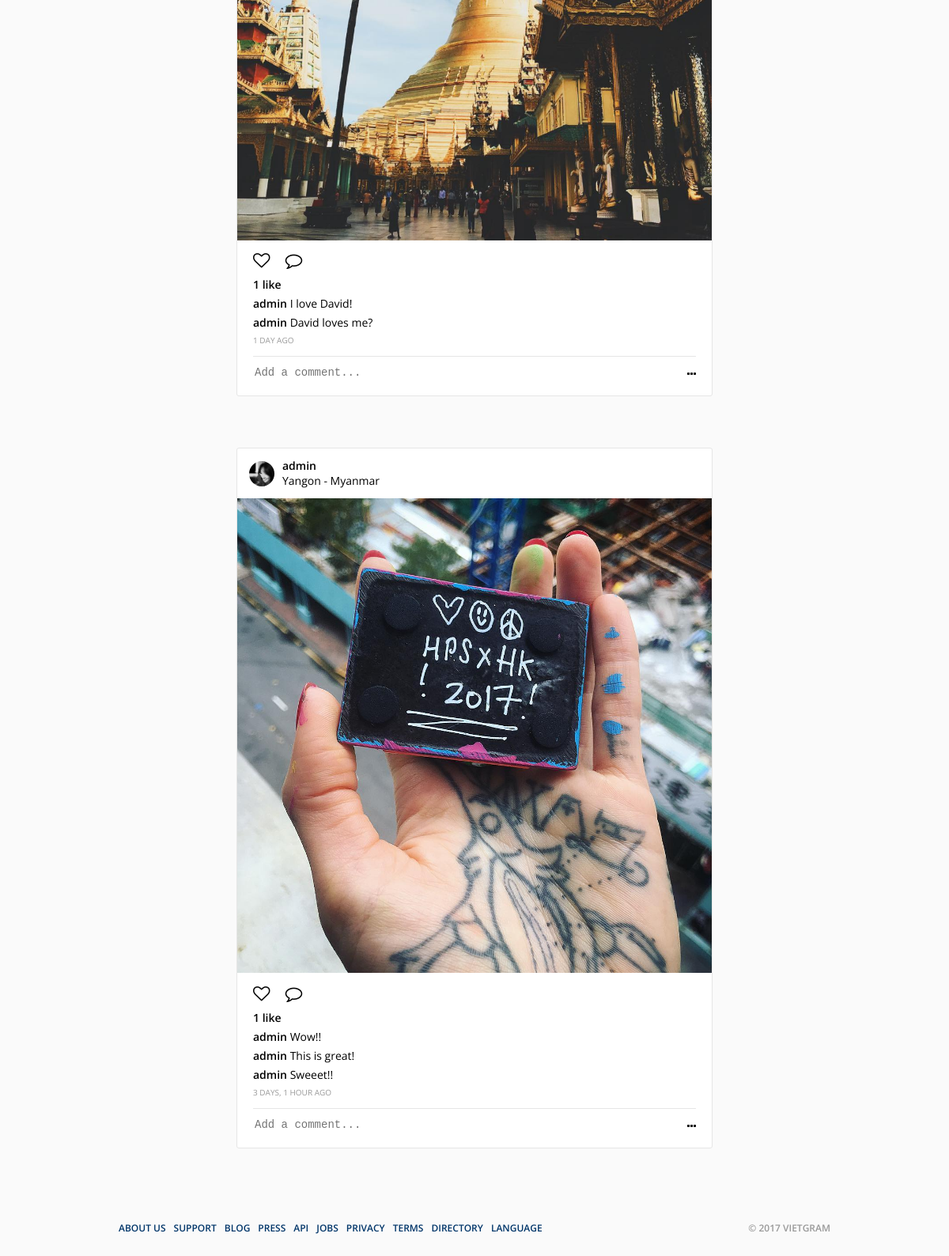
The page / (signed in, lower part) on the database as committed earlier.
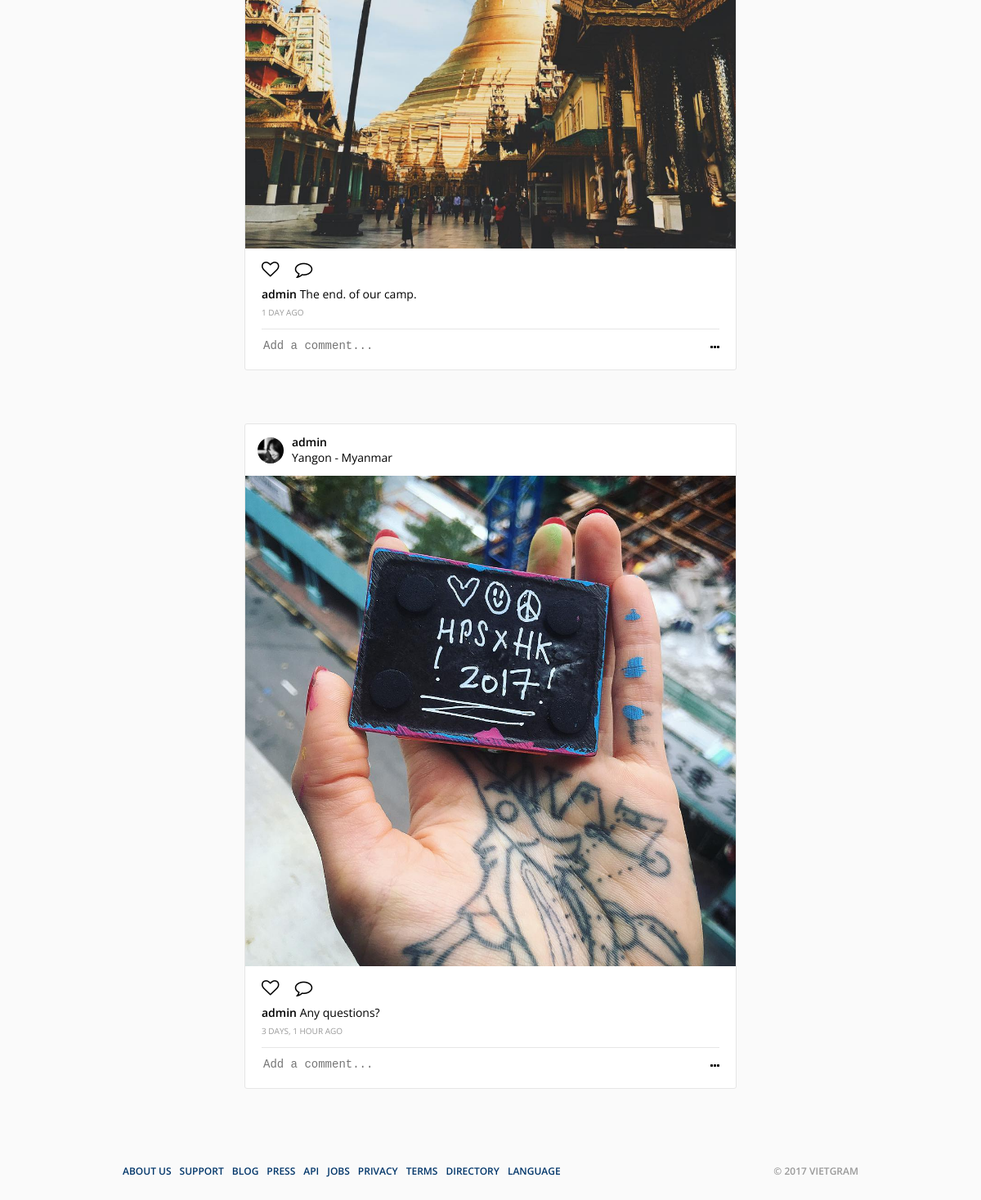
The same page on the database as committed later.
### images/models.py (models this page shows, shortened)
class Image(models.Model):
    author = models.ForeignKey(user_models.User, related_name='images')
    description = models.TextField()
    file = models.ImageField()
    date = models.DateTimeField(auto_now_add=True)
    location = models.CharField(max_length=100)
    class Meta:
        ordering = ["-date", ]

class Comment(models.Model):
    comment = models.TextField()
    user = models.ForeignKey(user_models.User)
    image = models.ForeignKey(Image,  related_name='comments')
    date = models.DateTimeField(auto_now_add=True)

### users/models.py (models this page shows)
class User(AbstractUser):
    GENDER_CHOICES = (
        ('male', 'Male'),
        ('female', 'Female'),
        ('not-specified', 'Not specified')
    )
    profile_photo = models.ImageField(null=True, blank=True)
    website = models.URLField(null=True, blank=True)
    bio = models.TextField(null=True, blank=True)
    phone_number = models.IntegerField(null=True, blank=True)
    gender = models.CharField(
        max_length=100, choices=GENDER_CHOICES, default='male')

### users/views.py (the view)
def index(request):
    if request.user.is_authenticated:
        images = image_models.Image.objects.all()
        context = {
            'images': images
        }
        return render(request, 'feed.html', context)
    else:
        response = HttpResponseRedirect(reverse('login'))
    return response

### templates/feed.html
{% extends 'base.html' %}{% load humanize %}{%block title%}Feed{%endblock title%} {% block content%}
<main id="feed">
    {% for image in images %}
    <div class="photo">
        <header class="photo__header">
            <img src="{{image.author.profile_photo.url}}" class="photo__avatar " />
            <div class="photo__user-info ">
                <span class="photo__author ">{{image.author.username}}</span>
                <span class="photo__location ">{{image.location}}</span>
            </div>
        </header>
        <img src="{{image.file.url}}" />
        <div class="photo__info ">
            <div class="photo__actions">
                <span class="photo__action">
                        <i data-id="{{image.id}}" class="fa fa-lg feedHeart fa-heart-o"></i>
                    </span>
                <span class="photo__action">
                        <i class="fa fa-comment-o fa-lg"></i>
                    </span>
            </div>
            {% if image.likes.all.count > 0 %}
            <span class="photo__likes ">{{image.likes.all.count}} like{{image.likes.all.count|pluralize}}</span> {% endif%}
            <ul class="photo__comments">
                {% for comment in image.comments.all %}
                <li class="photo__comment">
                    <span class="photo__comment-author ">{{comment.user.username}}</span> {{comment.comment}}
                </li>
                {% endfor %}
            </ul>
            <span class="photo__time-ago ">{{image.date|naturaltime}}</span>
            <div class="photo__add-comment-container">
                <textarea data-id="{{image.id}}" name="comment" class="comment-input" placeholder="Add a comment... "></textarea>
                <i class="fa fa-ellipsis-h "></i>
            </div>
        </div>
    </div>
    {% endfor %}
</main>
{% endblock content%}

### templates/base.html (shortened to what this page needs)
{% load static %}
<!DOCTYPE html>
<html lang="en">
<head>
    <link rel="stylesheet" href="https://maxcdn.bootstrapcdn.com/font-awesome/4.7.0/css/font-awesome.min.css">
    <link rel="stylesheet" href="{% static 'css/styles.css'%}">
</head>
<body>
    {% include "partials/nav.html"%} {%block content%}{%endblock content%} {% include "partials/footer.html" %}
</body>
</html>

### templates/partials/nav.html (shortened to what this page needs)
{% load static %}

### templates/partials/footer.html
<footer class="footer">
    <div class="footer__column">
        <nav class="footer__nav">
            <ul class="footer__list">
                <li class="footer__list-item"><a href="#" class="footer__link">About Us</a></li>
                <li class="footer__list-item"><a href="#" class="footer__link">Support</a></li>
                <li class="footer__list-item"><a href="#" class="footer__link">Blog</a></li>
                <li class="footer__list-item"><a href="#" class="footer__link">Press</a></li>
                <li class="footer__list-item"><a href="#" class="footer__link">Api</a></li>
                <li class="footer__list-item"><a href="#" class="footer__link">Jobs</a></li>
                <li class="footer__list-item"><a href="#" class="footer__link">Privacy</a></li>
                <li class="footer__list-item"><a href="#" class="footer__link">Terms</a></li>
                <li class="footer__list-item"><a href="#" class="footer__link">Directory</a></li>
                <li class="footer__list-item"><a href="#" class="footer__link">Language</a></li>
            </ul>
        </nav>
    </div>
    <div class="footer__column">
        <span class="footer__copyright">© 2017 Vietgram</span>
    </div>
</footer>

### static/css/variables.css (style rules this page uses)
:root { --background-color: #fafafa; --fd-blue: #3897f0; --link-color: #003569; }

### static/css/globals.css (style rules this page uses)
body { background-color: white; background-color: var(--background-color); font-size: 14px; font-family: "Open Sans", sans-serif; }
main { animation: fadeInMain 0.5s linear; }

### static/css/footer.css (style rules this page uses)
.footer { display: flex; align-items: center; justify-content: space-between; width: 100%; max-width: 900px; margin: 30px auto; text-transform: uppercase; font-size: 12px; font-weight: 600; }
.footer .footer__list { padding: 0; list-style-type: none; display: flex; }
.footer .footer__copyright { color: hsl(0, 0%, 60%); }
.footer__list .footer__list-item { margin-right: 10px; }
.footer .footer__link { text-decoration: none; color: var(--link-color); }

### static/css/feed.css (style rules this page uses)
#feed { display: flex; align-items: center; flex-direction: column; }
#feed .photo { background-color: white; border: 1px solid #e6e6e6; border-radius: 3px; width: 100%; max-width: 600px; margin-bottom: 65px; }
.photo .photo__header { padding: 15px; display: flex; align-items: center; }
.photo__header .photo__avatar { width: 32px; border-radius: 50%; margin-right: 10px; }
.photo .photo__user-info .photo__author { display: block; font-weight: 600; margin-bottom: 5px; }
.photo > img { max-width: 100%; }
.photo .photo__info { padding: 15px 20px; }
.photo__actions { margin-bottom: 15px; font-size: 115%; }
.photo__actions .photo__action:first-child { margin-right: 15px; }
.photo__actions .photo__action { cursor: pointer; }
.photo .photo__add-comment-container { margin-top: 15px; border-top: 1px solid #e6e6e6; padding-top: 10px; display: flex; justify-content: space-between; align-items: center; }
.photo__add-comment-container textarea { width: 90%; border: 0; font-size: 14px; resize: none; height: 20px; }
.photo__add-comment-container i { cursor: pointer; }
.photo .photo__time-ago { font-size: 10px; text-transform: uppercase; color: #999; margin-top: 10px; display: block; }
.photo__comment { margin-bottom: 10px; }
.photo__comments .photo__comment-author { font-weight: 600; }

Rows that differ between the two databases and show on the page:
removed Comment: user.username "admin", comment "I love David!", shown under Image "1 DAY AGO"
removed Comment: user.username "admin", comment "David loves me?", shown under Image "1 DAY AGO"
removed Comment: user.username "admin", comment "Wow!!", shown under Image "Yangon - Myanmar"
removed Comment: user.username "admin", comment "This is great!", shown under Image "Yangon - Myanmar"
removed Comment: user.username "admin", comment "Sweeet!!", shown under Image "Yangon - Myanmar"
shown differently, row unchanged: Image "1 DAY AGO": likes.all.count "1" → (not shown)
added Comment: user.username "admin", comment "The end. of our camp.", shown under Image "1 DAY AGO"
shown differently, row unchanged: Image "Yangon - Myanmar": likes.all.count "1" → (not shown)
added Comment: user.username "admin", comment "Any questions?", shown under Image "Yangon - Myanmar"
